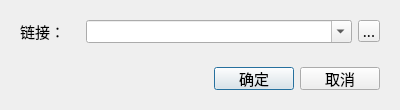
<?xml version="1.0" encoding="UTF-8"?>
<ui version="4.0">
 <class>EditLinkDialog</class>
 <widget class="QDialog" name="EditLinkDialog">
  <property name="geometry">
   <rect>
    <x>0</x>
    <y>0</y>
    <width>400</width>
    <height>91</height>
   </rect>
  </property>
  <property name="font">
   <font>
    <family>新宋体</family>
    <pointsize>11</pointsize>
   </font>
  </property>
  <property name="windowTitle">
   <string>编辑链接</string>
  </property>
  <layout class="QVBoxLayout" name="verticalLayout">
   <item>
    <widget class="QWidget" name="widget" native="true">
     <layout class="QHBoxLayout" name="horizontalLayout_2">
      <item>
       <widget class="QLabel" name="label">
        <property name="minimumSize">
         <size>
          <width>60</width>
          <height>0</height>
         </size>
        </property>
        <property name="maximumSize">
         <size>
          <width>60</width>
          <height>16777215</height>
         </size>
        </property>
        <property name="text">
         <string>链接：</string>
        </property>
       </widget>
      </item>
      <item>
       <widget class="QComboBox" name="cbbLink">
        <property name="minimumSize">
         <size>
          <width>22</width>
          <height>22</height>
         </size>
        </property>
        <property name="editable">
         <bool>true</bool>
        </property>
        <item>
         <property name="text">
          <string/>
         </property>
        </item>
        <item>
         <property name="text">
          <string>https://</string>
         </property>
        </item>
        <item>
         <property name="text">
          <string>http://</string>
         </property>
        </item>
       </widget>
      </item>
      <item>
       <widget class="QToolButton" name="btnOpen">
        <property name="maximumSize">
         <size>
          <width>22</width>
          <height>22</height>
         </size>
        </property>
        <property name="text">
         <string>...</string>
        </property>
        <property name="icon">
         <iconset resource="../app.qrc">
          <normaloff>:/res/open.png</normaloff>:/res/open.png</iconset>
        </property>
        <property name="iconSize">
         <size>
          <width>12</width>
          <height>12</height>
         </size>
        </property>
       </widget>
      </item>
     </layout>
    </widget>
   </item>
   <item>
    <widget class="QWidget" name="widget_2" native="true">
     <property name="minimumSize">
      <size>
       <width>0</width>
       <height>41</height>
      </size>
     </property>
     <property name="maximumSize">
      <size>
       <width>16777215</width>
       <height>41</height>
      </size>
     </property>
     <layout class="QHBoxLayout" name="horizontalLayout">
      <item>
       <spacer name="horizontalSpacer">
        <property name="orientation">
         <enum>Qt::Horizontal</enum>
        </property>
        <property name="sizeHint" stdset="0">
         <size>
          <width>205</width>
          <height>20</height>
         </size>
        </property>
       </spacer>
      </item>
      <item>
       <widget class="QPushButton" name="btnOk">
        <property name="text">
         <string>确定</string>
        </property>
       </widget>
      </item>
      <item>
       <widget class="QPushButton" name="btnCancel">
        <property name="text">
         <string>取消</string>
        </property>
       </widget>
      </item>
     </layout>
    </widget>
   </item>
  </layout>
 </widget>
 <resources>
  <include location="../app.qrc"/>
 </resources>
 <connections/>
</ui>
